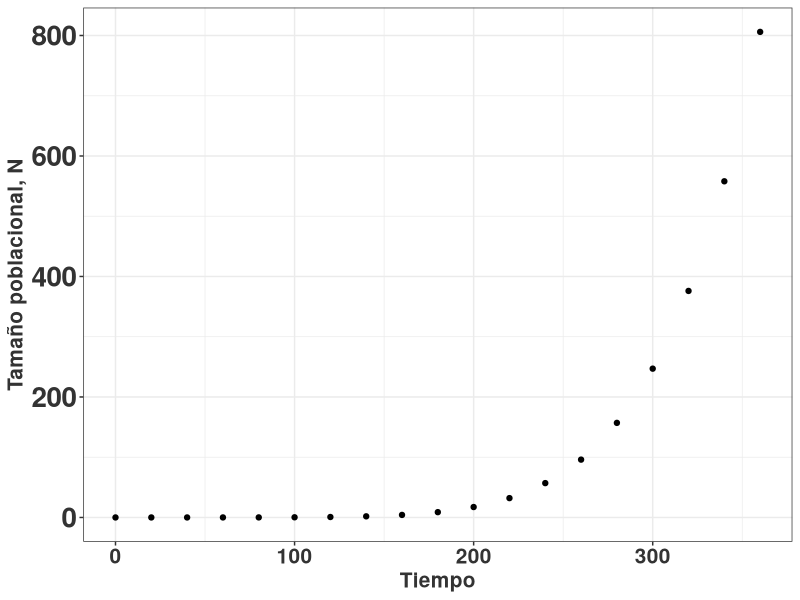

Write R code to recreate this figure. (Note: this script raises an error after producing the figure.)
## ---- chunk 1
library(ggplot2)
        rlt_theme <- theme_bw()+
          theme(axis.title.y = element_text(colour="grey20",size=15,face="bold"),
                   axis.text.x = element_text(colour="grey20",size=15, face="bold"),
                   axis.text.y = element_text(colour="grey20",size=20,face="bold"),  
                   axis.title.x = element_text(colour="grey20",size=15,face="bold"))
                    
## ---- chunk 2
ggplot(pressure, aes(temperature, pressure))+
  geom_point()+
  rlt_theme+
  xlab("Tiempo")+
  ylab("Tamaño poblacional, N")

## ---- chunk 3

knitr::include_graphics("Figures/Demografia_de_una_poblacion.pdf")
